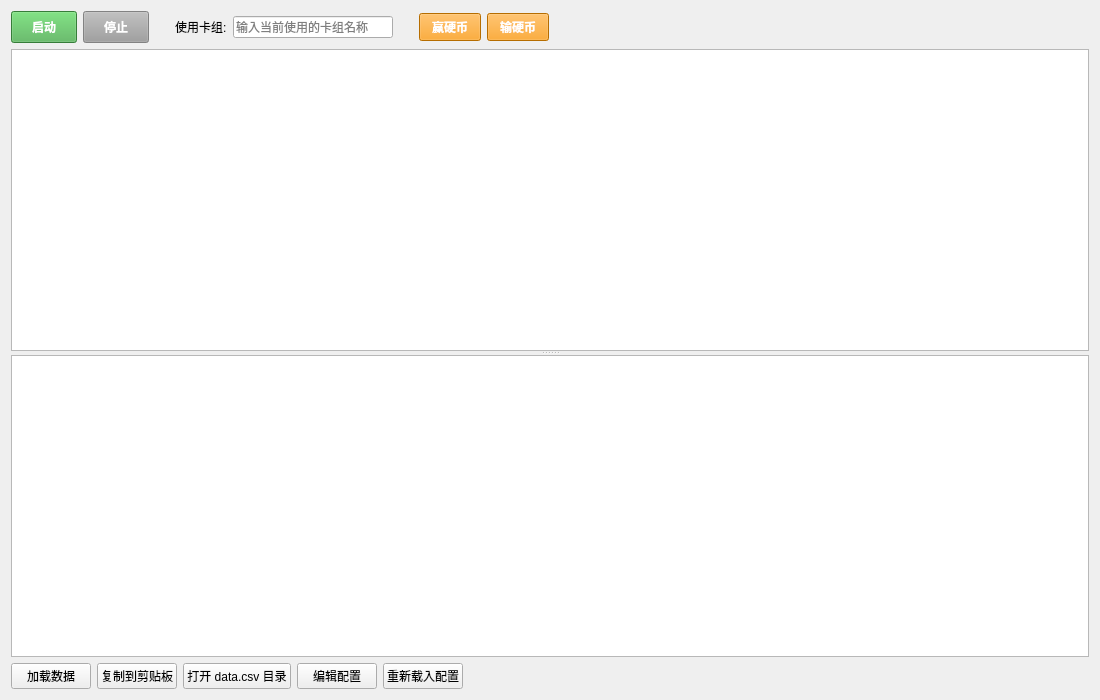
<?xml version="1.0" encoding="UTF-8"?>
<ui version="4.0">
 <class>MainWindow</class>
 <widget class="QWidget" name="centralWidget">
  <property name="geometry">
   <rect>
    <x>0</x>
    <y>0</y>
    <width>1100</width>
    <height>700</height>
   </rect>
  </property>
  <property name="windowTitle">
   <string>MD Stats</string>
  </property>
  <layout class="QVBoxLayout" name="rootLayout">
   <item>
    <layout class="QHBoxLayout" name="ctrlLayout">
     <item>
      <widget class="QPushButton" name="btn_start">
       <property name="text">
        <string>启动</string>
       </property>
       <property name="styleSheet">
        <string>QPushButton { background-color: #4CAF50; color: white; font-weight: bold; padding: 6px 20px; }
QPushButton:disabled { background-color: #9E9E9E; }</string>
       </property>
      </widget>
     </item>
     <item>
      <widget class="QPushButton" name="btn_stop">
       <property name="enabled">
        <bool>false</bool>
       </property>
       <property name="text">
        <string>停止</string>
       </property>
       <property name="styleSheet">
        <string>QPushButton { background-color: #F44336; color: white; font-weight: bold; padding: 6px 20px; }
QPushButton:disabled { background-color: #9E9E9E; }</string>
       </property>
      </widget>
     </item>
     <item>
      <spacer name="spacerCtrl1">
       <property name="orientation">
        <enum>Qt::Horizontal</enum>
       </property>
       <property name="sizeType">
        <enum>QSizePolicy::Fixed</enum>
       </property>
       <property name="sizeHint" stdset="0">
        <size>
         <width>20</width>
         <height>20</height>
        </size>
       </property>
      </spacer>
     </item>
     <item>
      <widget class="QLabel" name="label_deck">
       <property name="text">
        <string>使用卡组:</string>
       </property>
      </widget>
     </item>
     <item>
      <widget class="QLineEdit" name="deck_input">
       <property name="maximumSize">
        <size>
         <width>160</width>
         <height>16777215</height>
        </size>
       </property>
       <property name="placeholderText">
        <string>输入当前使用的卡组名称</string>
       </property>
      </widget>
     </item>
     <item>
      <spacer name="spacerCtrl2">
       <property name="orientation">
        <enum>Qt::Horizontal</enum>
       </property>
       <property name="sizeType">
        <enum>QSizePolicy::Fixed</enum>
       </property>
       <property name="sizeHint" stdset="0">
        <size>
         <width>20</width>
         <height>20</height>
        </size>
       </property>
      </spacer>
     </item>
     <item>
      <widget class="QPushButton" name="btn_manual_win">
       <property name="text">
        <string>赢硬币</string>
       </property>
       <property name="styleSheet">
        <string>QPushButton { background-color: #FF9800; color: white; font-weight: bold; padding: 4px 12px; }</string>
       </property>
      </widget>
     </item>
     <item>
      <widget class="QPushButton" name="btn_manual_lose">
       <property name="text">
        <string>输硬币</string>
       </property>
       <property name="styleSheet">
        <string>QPushButton { background-color: #FF9800; color: white; font-weight: bold; padding: 4px 12px; }</string>
       </property>
      </widget>
     </item>
     <item>
      <spacer name="spacerCtrlStretch">
       <property name="orientation">
        <enum>Qt::Horizontal</enum>
       </property>
       <property name="sizeHint" stdset="0">
        <size>
         <width>40</width>
         <height>20</height>
        </size>
       </property>
      </spacer>
     </item>
    </layout>
   </item>
   <item>
    <widget class="QSplitter" name="splitter">
     <property name="orientation">
      <enum>Qt::Vertical</enum>
     </property>
     <widget class="QTableWidget" name="stats_table">
      <property name="editTriggers">
       <set>QAbstractItemView::NoEditTriggers</set>
      </property>
      <property name="selectionBehavior">
       <enum>QAbstractItemView::SelectRows</enum>
      </property>
     </widget>
     <widget class="QTableWidget" name="record_table">
      <property name="selectionBehavior">
       <enum>QAbstractItemView::SelectRows</enum>
      </property>
     </widget>
    </widget>
   </item>
   <item>
    <layout class="QHBoxLayout" name="bottomLayout">
     <item>
      <widget class="QPushButton" name="btn_reload">
       <property name="text">
        <string>加载数据</string>
       </property>
      </widget>
     </item>
     <item>
      <widget class="QPushButton" name="btn_copy">
       <property name="text">
        <string>复制到剪贴板</string>
       </property>
      </widget>
     </item>
     <item>
      <widget class="QPushButton" name="btn_open_csv">
       <property name="text">
        <string>打开 data.csv 目录</string>
       </property>
      </widget>
     </item>
     <item>
      <widget class="QPushButton" name="btn_edit_config">
       <property name="text">
        <string>编辑配置</string>
       </property>
      </widget>
     </item>
     <item>
      <widget class="QPushButton" name="btn_reload_config">
       <property name="text">
        <string>重新载入配置</string>
       </property>
      </widget>
     </item>
     <item>
      <spacer name="spacerBottomStretch">
       <property name="orientation">
        <enum>Qt::Horizontal</enum>
       </property>
       <property name="sizeHint" stdset="0">
        <size>
         <width>40</width>
         <height>20</height>
        </size>
       </property>
      </spacer>
     </item>
    </layout>
   </item>
  </layout>
 </widget>
 <resources/>
 <connections/>
</ui>
